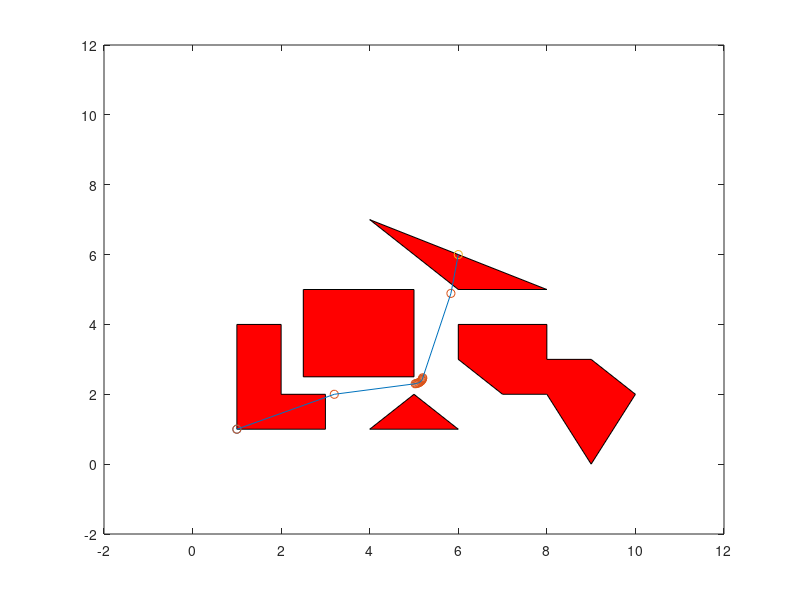

MATLAB code for this plot:

fid = fopen('test.txt', 'r');

A = fgetl(fid);
X=[];
Y=[];



if (strcmp(A,'#Nombreobstacles'))
    A=fgetl(fid);
    kmax=str2num(A);
    for k= 1: kmax
        A=fgetl(fid);
        while(strcmp(A,'#Polygone'))
        A=fgetl(fid);
        smax = str2num(A);

                  A = fgetl(fid);

        for s= 1:smax

                A = str2num(A) ;
                X=[X,A(1)];
                Y=[Y,A(2)];
                A=fgetl(fid);
         end
            fill(X,Y,'r')
            axis([-2 12 -2 12]);
            hold on
            X=[];
            Y=[];
        end
    end
    A=fgetl(fid);
end



%%%% Affichage du D

fid1 = fopen('sol.txt', 'r');
B = fgetl(fid1);
if(strcmp(B,'depart'))
	B=fgetl(fid1);
	B = str2num(B);
	X=[X,B(1)];
    Y=[Y,B(2)];
	scatter(B(1),B(2));
end

%%% Affichage des sommets de la solution sans(A et B)
B = fgetl(fid1);
if (strcmp(B,'solution'))
	B = fgetl(fid1);
	tmax=str2num(B);
    if(tmax==0)
        B = fgetl(fid1);

    else

   for t= 1: tmax
        B=fgetl(fid1);


       B = str2num(B) ;
       X=[X,B(1)];
       Y=[Y,B(2)];


   end
                   B=fgetl(fid1);

    end

           scatter(X,Y);


end

%%


if(strcmp(B,'arrivee'))
	B=fgetl(fid1);
	B = str2num(B);
	X=[X,B(1)];
    Y=[Y,B(2)];
	scatter(B(1),B(2));
end


line(X,Y);


fclose(fid) ;
